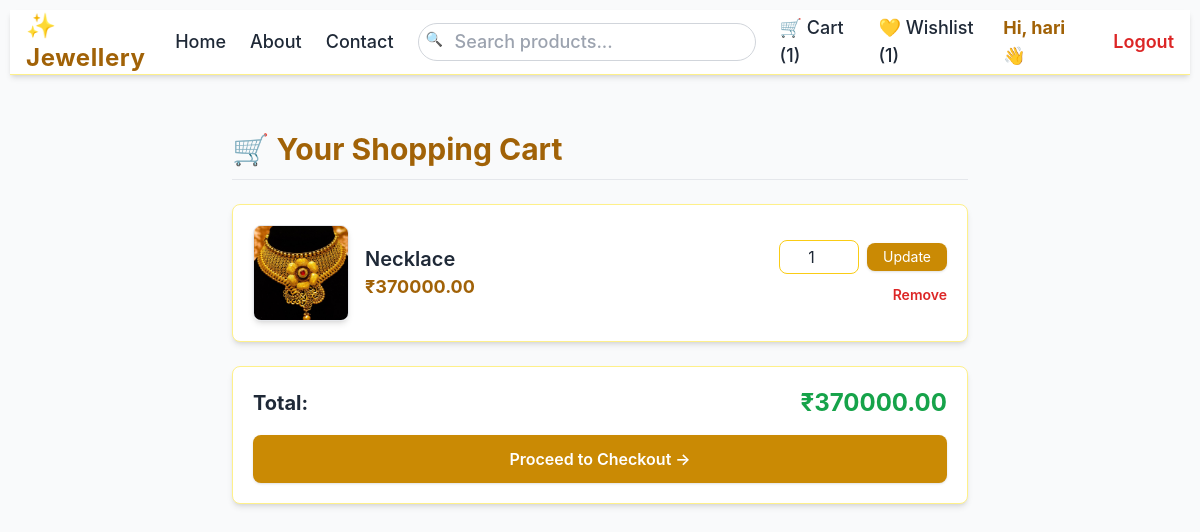
The app's page /cart/ (signed in) with its own data.
### shop/models.py (models this page shows, shortened)
class CartItem(models.Model):
    user = models.ForeignKey(User, on_delete=models.CASCADE, related_name='cart_items')
    product = models.ForeignKey(Product, on_delete=models.CASCADE)
    quantity = models.PositiveIntegerField(default=1)
    added_at = models.DateTimeField(auto_now_add=True)
    class Meta:
        unique_together = ('user','product')
    def line_total(self):
        return self.product.price * self.quantity

class Product(models.Model):
    category = models.ForeignKey(Category, on_delete=models.CASCADE, related_name='products')
    name = models.CharField(max_length=255)
    slug = models.SlugField(unique=True)
    description = models.TextField(blank=True)
    price = models.DecimalField(max_digits=10, decimal_places=2)
    metal_type = models.CharField(max_length=50, blank=True)
    stock = models.PositiveIntegerField(default=0)
    image = models.ImageField(upload_to='products/', blank=True, null=True)
    available = models.BooleanField(default=True)

### shop/views.py (the view)
# urls.py: path('cart/', views.cart, name='cart'),
@login_required
def cart(request):
    items = CartItem.objects.filter(user=request.user)
    total = sum([i.line_total() for i in items])
    return render(request, 'shop/cart.html', {'items': items, 'total': total})

### templates/shop/cart.html (shortened to what this page needs)
{% extends 'shop/base.html' %}
{% block content %}
<div class="max-w-3xl mx-auto mt-10 px-4">
  <h1 class="text-3xl font-bold text-yellow-700 mb-6 border-b pb-3">
    🛒 Your Shopping Cart
  </h1>
  {% if items %}
  <div class="space-y-4">
    {% for item in items %}
    <div class="bg-white p-5 rounded-lg shadow-md border border-yellow-200 flex items-center gap-4">
      <div>
        <img src="{{ item.product.image.url }}" alt="{{ item.product.name }}"
          class="w-24 h-24 rounded-lg object-cover shadow-md border">
      </div>
      <div class="flex-1">
        <div class="text-xl font-semibold text-gray-800">{{ item.product.name }}</div>
        <div class="text-yellow-700 font-bold text-lg">₹{{ item.product.price }}</div>
      </div>
      <div class="text-right">
        <form method="post" action="{% url 'shop:update_cart_quantity' item.pk %}" class="flex items-center space-x-2">
          <input type="number" name="quantity" value="{{ item.quantity }}" min="1"
            class="border border-yellow-400 rounded-lg p-1 w-20 text-center focus:ring-yellow-500 focus:border-yellow-600">
          <button class="bg-yellow-600 hover:bg-yellow-700 text-white px-4 py-1 rounded-lg text-sm shadow">
            Update
          </button>
        </form>
        <form method="post" action="{% url 'shop:remove_from_cart' item.pk %}" class="mt-2">
          <button class="text-red-600 hover:text-red-700 font-semibold text-sm">
            Remove
          </button>
        </form>
      </div>
    </div>
    {% endfor %}
  </div>
  <div class="mt-6 bg-white shadow-md border border-yellow-200 p-5 rounded-lg">
    <div class="flex justify-between items-center">
      <span class="text-xl font-bold text-gray-800">Total:</span>
      <span class="text-green-600 font-bold text-2xl">₹{{ total }}</span>
    </div>
    <a href="{% url 'shop:checkout' %}"
      class="block text-center bg-yellow-600 hover:bg-yellow-700 text-white font-semibold py-3 rounded-lg mt-4 shadow transition-all">
      Proceed to Checkout →
    </a>
  </div>
  {% endif %}
</div>
{% endblock %}

### templates/shop/base.html (shortened to what this page needs)
<!doctype html>
<html lang="en">
<head>
  <link rel='stylesheet' href='/static/css/style.css'>
  <script src="https://cdn.tailwindcss.com"></script>
</head>
<body class="bg-gray-50 text-gray-800">
<nav class="bg-white shadow-md sticky top-0 z-50 border-b border-yellow-200">
  <div class="max-w-7xl mx-auto px-4">
    <div class="flex justify-between h-16 items-center">
      <a href="{% url 'shop:index' %}" class="text-2xl font-bold tracking-wide text-yellow-700">
        ✨ Jewellery
      </a>
      <div class="hidden md:flex items-center space-x-6 text-lg font-medium">
        <a href="{% url 'shop:index' %}" class="nav-link">Home</a>
        <a href="{% url 'shop:about' %}" class="nav-link">About</a>
        <a href="{% url 'shop:contact' %}" class="nav-link">Contact</a>
        <form method="get" action="{% url 'shop:index' %}" class="relative">
          <input name="q"
            placeholder="Search products..."
            value="{{ q|default:'' }}"
            class="border border-gray-300 rounded-full py-1 px-3 pl-9 focus:ring-yellow-400 focus:border-yellow-400" />
          <span class="absolute left-2 top-1.5 text-gray-400 text-sm">🔍</span>
        </form>
        {% if user.is_authenticated %}
          <a href="{% url 'shop:cart' %}" class="nav-link">
            🛒 Cart ({{ request.user.cart_items.count }})
          </a>
          <a href="{% url 'shop:wishlist' %}" class="nav-link">
            💛 Wishlist ({{ request.user.wishlist_items.count }})
          </a>
    <span class="font-bold text-yellow-700">Hi, {{ user.username }} 👋</span>
    <form action="{% url 'shop:logout' %}" method="post" class="inline">
        <button class="text-red-600 font-semibold ml-3">Logout</button>
    </form>
{% else %}
    <a href="{% url 'shop:login' %}" class="block">Login</a>
    <a href="{% url 'shop:signup' %}" class="block">Signup</a>
{% endif %}
      </div>
    </div>
  </div>
</nav>
<main class="max-w-7xl mx-auto p-4">
  {% block content %}{% endblock %}
</main>
</body>
</html>

### static/css/style.css (style rules this page uses)
body { font-family: Inter, Arial, sans-serif; padding: 10px; background:#f8fafc; }
a { color: #2563eb; text-decoration: none; }
button { cursor: pointer; }

### templates/shop/base.html (style rules this page uses)
.nav-link { @apply transition duration-200 ease-in-out; }

### records on screen
CartItem: product.image (picture), product.name "Necklace", product.price "370000.00", quantity "1"

### other values on screen
{{ request.user.cart_items.count }} "1"
{{ request.user.wishlist_items.count }} "1"
{{ user.username }} "hari"
{{ total }} "370000.00"
